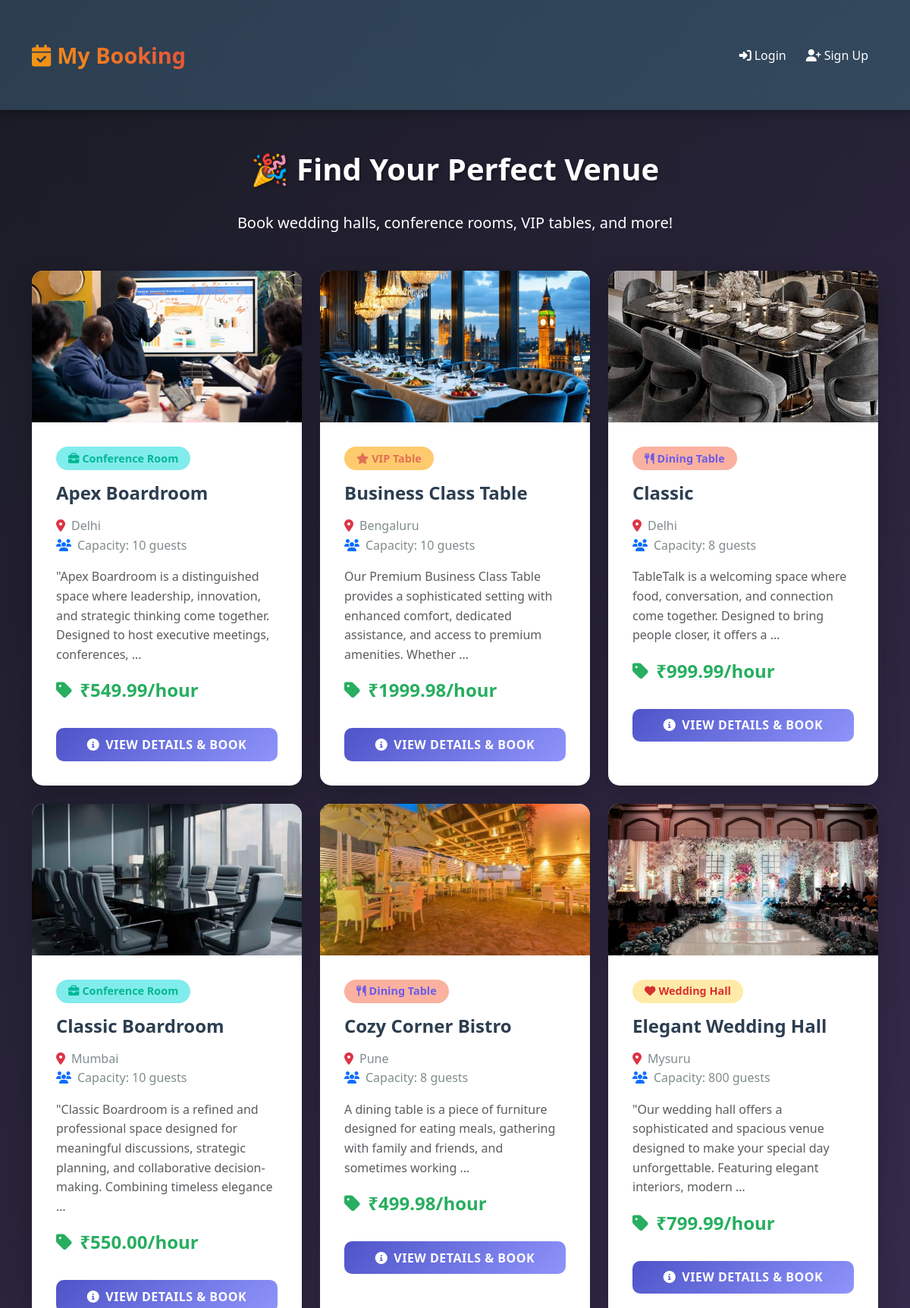
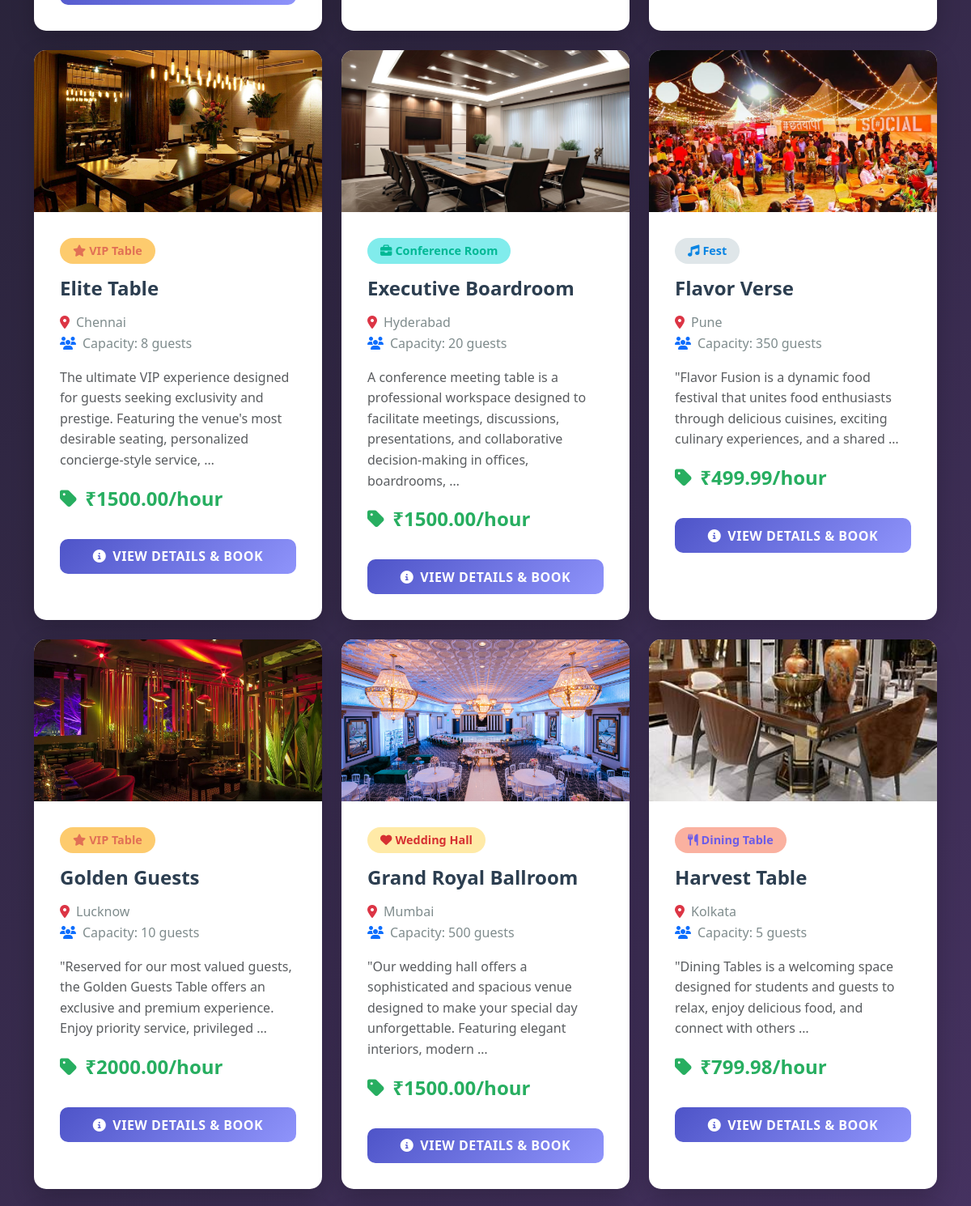
The page / (upper part) on the database its author committed (2 pictures, top to bottom).
### bookings/models.py (models this page shows, shortened)
class Venue(models.Model):
    VENUE_TYPES = [
        ('wedding_hall', 'Wedding Hall'),
        ('fest', 'Fest'),
        ('dining_table', 'Dining Table'),
        ('vip_table', 'VIP Table'),
        ('conference_room', 'Conference Room'),
    ]
    name = models.CharField(max_length=100)
    venue_type = models.CharField(max_length=20, choices=VENUE_TYPES)
    capacity = models.PositiveIntegerField(help_text="Maximum number of guests")
    location = models.CharField(max_length=200)
    description = models.TextField(blank=True)
    price_per_hour = models.DecimalField(max_digits=8, decimal_places=2)
    image = models.ImageField(upload_to='venues/', blank=True, null=True)
    is_available = models.BooleanField(default=True)
    created_at = models.DateTimeField(auto_now_add=True)

### bookings/views.py (the view)
# urls.py: path('', views.home, name='home'),
def home(request):
    venues = Venue.objects.filter(is_available=True).order_by('name')
    context = {'venues': venues}
    return render(request, 'home.html', context)

### templates/home.html (shortened to what this page needs)
{% extends 'base.html' %}
{% block content %}
<div class="text-center mb-5">
    <h1>🎉 Find Your Perfect Venue</h1>
    <p class="text-white lead">Book wedding halls, conference rooms, VIP tables, and more!</p>
</div>
<div class="row">
    {% for venue in venues %}
    <div class="col-lg-4 col-md-6 mb-4">
        <div class="card h-100">
            {% if venue.image %}
                <img src="{{ venue.image.url }}" class="card-img-top" alt="{{ venue.name }}" style="height: 200px; object-fit: cover;">
            {% else %}
                <img src="/static/images/default-venue.jpg" class="card-img-top" alt="Default Venue" style="height: 200px; object-fit: cover;">
            {% endif %}
            <div class="card-body">
                <span class="venue-type {{ venue.venue_type }}">
                    {% if venue.venue_type == 'wedding_hall' %}
                        <i class="fas fa-heart me-1"></i>Wedding Hall
                    {% elif venue.venue_type == 'fest' %}
                        <i class="fas fa-music me-1"></i>Fest
                    {% elif venue.venue_type == 'dining_table' %}
                        <i class="fas fa-utensils me-1"></i>Dining Table
                    {% elif venue.venue_type == 'vip_table' %}
                        <i class="fas fa-star me-1"></i>VIP Table
                    {% elif venue.venue_type == 'conference_room' %}
                        <i class="fas fa-briefcase me-1"></i>Conference Room
                    {% endif %}
                </span>
                <h5 class="card-title">{{ venue.name }}</h5>
                <p class="card-text">
                    <i class="fas fa-map-marker-alt text-danger me-2"></i>{{ venue.location }}<br>
                    <i class="fas fa-users text-primary me-2"></i>Capacity: {{ venue.capacity }} guests<br>
                </p>
                <p class="card-text text-muted">{{ venue.description|truncatewords:20 }}</p>
                <div class="price-tag">
                    <i class="fas fa-tag me-1"></i>
                    {% if venue.price_per_hour > 0 %}
                        ₹{{ venue.price_per_hour }}/hour
                    {% else %}
                        Free
                    {% endif %}
                </div>
                <a href="{% url 'venue_detail' venue.pk %}" class="btn btn-primary w-100 mt-3">
                    <i class="fas fa-info-circle me-2"></i>View Details & Book
                </a>
            </div>
        </div>
    </div>
    {% empty %}
    <div class="col-12 text-center">
        <div class="alert alert-info">
            <i class="fas fa-info-circle me-2"></i>No venues available at the moment. Please check back later!
        </div>
    </div>
    {% endfor %}
</div>
{% endblock %}

### templates/base.html (shortened to what this page needs)
<!DOCTYPE html>
<html lang="en">
<head>
    <link href="https://cdn.jsdelivr.net/npm/bootstrap@5.3.0/dist/css/bootstrap.min.css" rel="stylesheet">
    <link rel="stylesheet" href="https://cdnjs.cloudflare.com/ajax/libs/font-awesome/6.4.0/css/all.min.css">
    {% load static %}
    <link rel="stylesheet" href="{% static 'css/style.css' %}">
</head>
<body>
    <nav class="navbar navbar-expand-lg navbar-dark">
        <div class="container">
            <a class="navbar-brand" href="{% url 'home' %}">
                <i class="fas fa-calendar-check me-2"></i>My Booking
            </a>
            <div class="collapse navbar-collapse" id="navbarNav">
                <ul class="navbar-nav ms-auto align-items-center">
                    {% if user.is_authenticated %}
                        <li class="nav-item">
                            <a class="nav-link" href="{% url 'home' %}">
                                <i class="fas fa-home me-1"></i>Home
                            </a>
                        </li>
                        <li class="nav-item">
                            <a class="nav-link" href="{% url 'venue_list' %}">
                                <i class="fas fa-building me-1"></i>Venues
                            </a>
                        </li>
                        <li class="nav-item">
                            <a class="nav-link" href="{% url 'my_bookings' %}">
                                <i class="fas fa-ticket-alt me-1"></i>My Bookings
                            </a>
                        </li>
                        {% if user.is_staff %}
                            <li class="nav-item">
                                <a class="nav-link" href="{% url 'manage_bookings' %}">
                                    <i class="fas fa-cogs me-1"></i>Manage
                                </a>
                            </li>
                        {% endif %}
                        <li class="nav-item">
                            <a class="nav-link" href="{% url 'profile' %}">
                                <i class="fas fa-user me-1"></i>Profile
                            </a>
                        </li>
                        <li class="nav-item">
                            <a class="nav-link" href="{% url 'logout' %}">
                                <i class="fas fa-sign-out-alt me-1"></i>Logout
                            </a>
                        </li>
                        <li class="nav-item">
                            <span class="navbar-text ms-3">
                                <i class="fas fa-user-circle me-1"></i>{{ user.name }}
                            </span>
                        </li>
                    {% else %}
                        <li class="nav-item">
                            <a class="nav-link" href="{% url 'login' %}">
                                <i class="fas fa-sign-in-alt me-1"></i>Login
                            </a>
                        </li>
                        <li class="nav-item">
                            <a class="nav-link" href="{% url 'register' %}">
                                <i class="fas fa-user-plus me-1"></i>Sign Up
                            </a>
                        </li>
                    {% endif %}
                </ul>
            </div>
        </div>
    </nav>
    <main class="container mt-4">
        {% block content %}{% endblock %}
    </main>
</body>
</html>

### static/css/style.css (style rules this page uses)
:root { --primary-color: #4e54c8; --secondary-color: #8f94fb; --dark-color: #2c3e50; --light-color: #f8f9fa; --success-color: #27ae60; --danger-color: #e74c3c; --warning-color: #f39c12; --info-color: #3498db; }
* { margin: 0; padding: 0; box-sizing: border-box; }
body { font-family: 'Segoe UI', Tahoma, Geneva, Verdana, sans-serif; background: linear-gradient(135deg, #191b24 0%, #764ba2 100%); min-height: 100vh; }
.navbar { background: linear-gradient(135deg, var(--dark-color) 0%, #34495e 100%) !important; box-shadow: 0 4px 15px rgba(0, 0, 0, 0.3); padding: 1rem 0; }
.navbar-brand { font-size: 1.8rem; font-weight: 700; background: linear-gradient(45deg, #f39c12, #e74c3c); -webkit-background-clip: text; -webkit-text-fill-color: transparent; background-clip: text; }
.nav-link { font-weight: 500; margin: 0 5px; transition: all 0.3s ease; color: white !important; }
.container { padding-top: 30px; padding-bottom: 30px; }
.card { border: none; border-radius: 15px; box-shadow: 0 10px 30px rgba(0, 0, 0, 0.2); transition: transform 0.3s ease, box-shadow 0.3s ease; overflow: hidden; background: white; }
.card-body { padding: 2rem; }
.card-title { font-size: 1.5rem; font-weight: 700; color: var(--dark-color); margin-bottom: 1rem; }
.card-text { color: #7f8c8d; line-height: 1.6; }
.btn { border-radius: 10px; padding: 0.6rem 1.5rem; font-weight: 600; text-transform: uppercase; letter-spacing: 0.5px; transition: all 0.3s ease; }
.btn-primary { background: linear-gradient(135deg, var(--primary-color) 0%, var(--secondary-color) 100%); border: none; }
h1, h2 { color: white; text-shadow: 2px 2px 4px rgba(0, 0, 0, 0.3); margin-bottom: 2rem; font-weight: 700; }
.venue-type { display: inline-block; padding: 0.3rem 1rem; border-radius: 20px; font-size: 0.9rem; font-weight: 600; margin-bottom: 1rem; }
.wedding_hall { background: #ffeaa7; color: #d63031; }
.fest { background: #dfe6e9; color: #0984e3; }
.dining_table { background: #fab1a0; color: #6c5ce7; }
.vip_table { background: #fdcb6e; color: #e17055; }
.conference_room { background: #81ecec; color: #00b894; }
.price-tag { font-size: 1.5rem; font-weight: 700; color: var(--success-color); margin: 1rem 0; }
.fade-in-up { animation: fadeInUp 0.6s ease-out; }

### rows shown on the page
Venue: image (picture), venue_type "conference_room" (drawn), name "Apex Boardroom", location "Delhi", capacity "10", description "\"Apex Boardroom is a distinguished space where leadership, innovation, and strategic thinking come together. Designed to host executive meetings, conferences, …", price_per_hour "549.99"
Venue: image (picture), venue_type "vip_table" (drawn), name "Business Class Table", location "Bengaluru", capacity "10", description "Our Premium Business Class Table provides a sophisticated setting with enhanced comfort, dedicated assistance, and access to premium amenities. Whether …", price_per_hour "1999.98"
Venue: image (picture), venue_type "dining_table" (drawn), name "Classic", location "Delhi", capacity "8", description "TableTalk is a welcoming space where food, conversation, and connection come together. Designed to bring people closer, it offers a …", price_per_hour "999.99"
Venue: image (picture), venue_type "conference_room" (drawn), name "Classic Boardroom", location "Mumbai", capacity "10", description "\"Classic Boardroom is a refined and professional space designed for meaningful discussions, strategic planning, and collaborative decision-making. Combining timeless elegance …", price_per_hour "550.00"
Venue: image (picture), venue_type "dining_table" (drawn), name "Cozy Corner Bistro", location "Pune", capacity "8", description "A dining table is a piece of furniture designed for eating meals, gathering with family and friends, and sometimes working …", price_per_hour "499.98"
Venue: image (picture), venue_type "wedding_hall" (drawn), name "Elegant Wedding Hall", location "Mysuru", capacity "800", description "\"Our wedding hall offers a sophisticated and spacious venue designed to make your special day unforgettable. Featuring elegant interiors, modern …", price_per_hour "799.99"
Venue: image (picture), venue_type "vip_table" (drawn), name "Elite Table", location "Chennai", capacity "8", description "The ultimate VIP experience designed for guests seeking exclusivity and prestige. Featuring the venue's most desirable seating, personalized concierge-style service, …", price_per_hour "1500.00"
Venue: image (picture), venue_type "conference_room" (drawn), name "Executive Boardroom", location "Hyderabad", capacity "20", description "A conference meeting table is a professional workspace designed to facilitate meetings, discussions, presentations, and collaborative decision-making in offices, boardrooms, …", price_per_hour "1500.00"
Venue: image (picture), venue_type "fest" (drawn), name "Flavor Verse", location "Pune", capacity "350", description "\"Flavor Fusion is a dynamic food festival that unites food enthusiasts through delicious cuisines, exciting culinary experiences, and a shared …", price_per_hour "499.99"
Venue: image (picture), venue_type "vip_table" (drawn), name "Golden Guests", location "Lucknow", capacity "10", description "\"Reserved for our most valued guests, the Golden Guests Table offers an exclusive and premium experience. Enjoy priority service, privileged …", price_per_hour "2000.00"
Venue: image (picture), venue_type "wedding_hall" (drawn), name "Grand Royal Ballroom", location "Mumbai", capacity "500", description "\"Our wedding hall offers a sophisticated and spacious venue designed to make your special day unforgettable. Featuring elegant interiors, modern …", price_per_hour "1500.00"
Venue: image (picture), venue_type "dining_table" (drawn), name "Harvest Table", location "Kolkata", capacity "5", description "\"Dining Tables is a welcoming space designed for students and guests to relax, enjoy delicious food, and connect with others …", price_per_hour "799.98"
